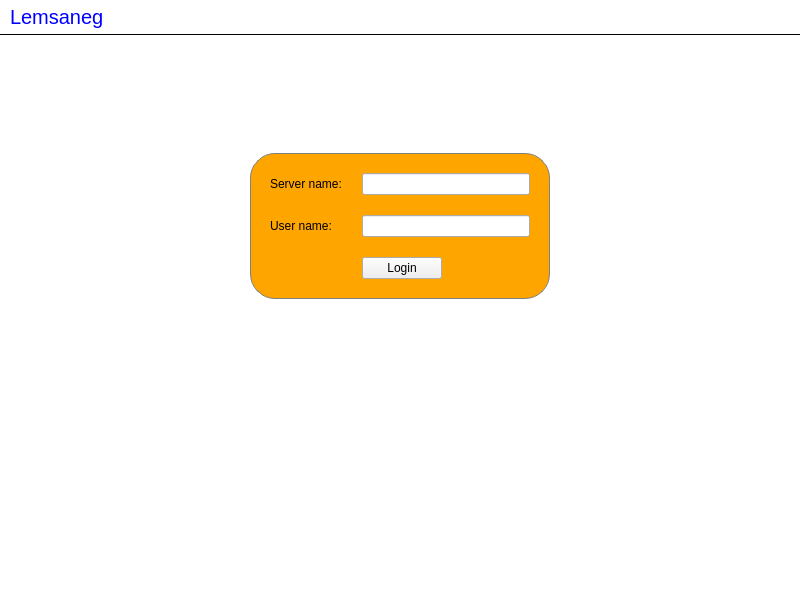
<ui version="4.0" >
 <class>MainWindow</class>
 <widget class="QMainWindow" name="Secure Chat Application" >
  <property name="geometry" >
   <rect>
    <x>0</x>
    <y>0</y>
    <width>800</width>
    <height>600</height>
   </rect>
  </property>
  <property name="windowTitle" >
   <string>Secure Chat Application</string>
  </property>
  <property name="styleSheet" >
   <string notr="true" >#titleLabel {
background: white;
color: blue;
font-size: 20px;
border: none;
border-bottom:  1px solid black;
padding: 5px;
}

#mainFrame {
border: none;
background: white;
}

#loginFrame {
background: qlineargradient(x1: 0, y1: 0, x2: 0, y2: 1, stop: 0 orange, stop: 1 orange);
border: 1px solid gray;
padding: 10px;
border-radius: 25px;
}</string>
  </property>
  <widget class="QWidget" name="centralwidget" >
   <layout class="QVBoxLayout" name="verticalLayout" >
    <property name="spacing" >
     <number>0</number>
    </property>
    <property name="margin" >
     <number>0</number>
    </property>
    <item>
     <widget class="QLabel" name="titleLabel" >
      <property name="sizePolicy" >
       <sizepolicy vsizetype="Fixed" hsizetype="Preferred" >
        <horstretch>0</horstretch>
        <verstretch>0</verstretch>
       </sizepolicy>
      </property>
      <property name="text" >
       <string>Lemsaneg</string>
      </property>
     </widget>
    </item>
    <item>
     <widget class="QFrame" name="mainFrame" >
      <property name="frameShape" >
       <enum>QFrame::StyledPanel</enum>
      </property>
      <layout class="QVBoxLayout" name="verticalLayout_2" >
       <item>
        <widget class="QStackedWidget" name="stackedWidget" >
         <property name="currentIndex" >
          <number>1</number>
         </property>
         <widget class="QWidget" name="chatPage" >
          <layout class="QGridLayout" name="gridLayout" >
           <item row="0" column="0" >
            <widget class="QTextEdit" name="roomTextEdit" >
             <property name="readOnly" >
              <bool>true</bool>
             </property>
            </widget>
           </item>
           <item row="0" column="1" colspan="2" >
            <widget class="QListWidget" name="userListWidget" />
           </item>
           <item row="1" column="0" colspan="2" >
            <widget class="QLineEdit" name="sayLineEdit" />
           </item>
           <item row="1" column="2" >
            <widget class="QPushButton" name="sayButton" >
             <property name="sizePolicy" >
              <sizepolicy vsizetype="Fixed" hsizetype="Fixed" >
               <horstretch>0</horstretch>
               <verstretch>0</verstretch>
              </sizepolicy>
             </property>
             <property name="maximumSize" >
              <size>
               <width>50</width>
               <height>16777215</height>
              </size>
             </property>
             <property name="text" >
              <string>Send</string>
             </property>
            </widget>
           </item>
          </layout>
         </widget>
         <widget class="QWidget" name="loginPage" >
          <layout class="QGridLayout" name="gridLayout_3" >
           <item row="0" column="1" >
            <spacer name="verticalSpacer" >
             <property name="orientation" >
              <enum>Qt::Vertical</enum>
             </property>
             <property name="sizeType" >
              <enum>QSizePolicy::Fixed</enum>
             </property>
             <property name="sizeHint" stdset="0" >
              <size>
               <width>20</width>
               <height>100</height>
              </size>
             </property>
            </spacer>
           </item>
           <item row="1" column="0" >
            <spacer name="horizontalSpacer" >
             <property name="orientation" >
              <enum>Qt::Horizontal</enum>
             </property>
             <property name="sizeHint" stdset="0" >
              <size>
               <width>223</width>
               <height>20</height>
              </size>
             </property>
            </spacer>
           </item>
           <item row="1" column="1" >
            <widget class="QFrame" name="loginFrame" >
             <property name="sizePolicy" >
              <sizepolicy vsizetype="Fixed" hsizetype="Fixed" >
               <horstretch>0</horstretch>
               <verstretch>0</verstretch>
              </sizepolicy>
             </property>
             <property name="minimumSize" >
              <size>
               <width>300</width>
               <height>0</height>
              </size>
             </property>
             <property name="frameShape" >
              <enum>QFrame::StyledPanel</enum>
             </property>
             <layout class="QGridLayout" name="gridLayout_2" >
              <property name="spacing" >
               <number>20</number>
              </property>
              <item row="0" column="0" >
               <widget class="QLabel" name="label" >
                <property name="text" >
                 <string>Server name:</string>
                </property>
               </widget>
              </item>
              <item row="0" column="1" >
               <widget class="QLineEdit" name="serverLineEdit" />
              </item>
              <item row="1" column="0" >
               <widget class="QLabel" name="label_2" >
                <property name="text" >
                 <string>User name:</string>
                </property>
               </widget>
              </item>
              <item row="1" column="1" >
               <widget class="QLineEdit" name="userLineEdit" />
              </item>
              <item row="2" column="1" >
               <widget class="QPushButton" name="loginButton" >
                <property name="sizePolicy" >
                 <sizepolicy vsizetype="Fixed" hsizetype="Fixed" >
                  <horstretch>0</horstretch>
                  <verstretch>0</verstretch>
                 </sizepolicy>
                </property>
                <property name="text" >
                 <string>Login</string>
                </property>
               </widget>
              </item>
             </layout>
            </widget>
           </item>
           <item row="1" column="2" >
            <spacer name="horizontalSpacer_2" >
             <property name="orientation" >
              <enum>Qt::Horizontal</enum>
             </property>
             <property name="sizeHint" stdset="0" >
              <size>
               <width>223</width>
               <height>20</height>
              </size>
             </property>
            </spacer>
           </item>
           <item row="2" column="1" >
            <spacer name="verticalSpacer_2" >
             <property name="orientation" >
              <enum>Qt::Vertical</enum>
             </property>
             <property name="sizeHint" stdset="0" >
              <size>
               <width>20</width>
               <height>267</height>
              </size>
             </property>
            </spacer>
           </item>
          </layout>
         </widget>
        </widget>
       </item>
      </layout>
     </widget>
    </item>
   </layout>
  </widget>
 </widget>
 <tabstops>
  <tabstop>serverLineEdit</tabstop>
  <tabstop>userLineEdit</tabstop>
  <tabstop>loginButton</tabstop>
  <tabstop>roomTextEdit</tabstop>
  <tabstop>userListWidget</tabstop>
  <tabstop>sayLineEdit</tabstop>
  <tabstop>sayButton</tabstop>
 </tabstops>
 <resources/>
 <connections>
  <connection>
   <sender>sayLineEdit</sender>
   <signal>returnPressed()</signal>
   <receiver>sayButton</receiver>
   <slot>animateClick()</slot>
   <hints>
    <hint type="sourcelabel" >
     <x>331</x>
     <y>564</y>
    </hint>
    <hint type="destinationlabel" >
     <x>768</x>
     <y>570</y>
    </hint>
   </hints>
  </connection>
  <connection>
   <sender>serverLineEdit</sender>
   <signal>returnPressed()</signal>
   <receiver>userLineEdit</receiver>
   <slot>setFocus()</slot>
   <hints>
    <hint type="sourcelabel" >
     <x>391</x>
     <y>188</y>
    </hint>
    <hint type="destinationlabel" >
     <x>470</x>
     <y>238</y>
    </hint>
   </hints>
  </connection>
  <connection>
   <sender>userLineEdit</sender>
   <signal>returnPressed()</signal>
   <receiver>loginButton</receiver>
   <slot>animateClick()</slot>
   <hints>
    <hint type="sourcelabel" >
     <x>417</x>
     <y>239</y>
    </hint>
    <hint type="destinationlabel" >
     <x>389</x>
     <y>275</y>
    </hint>
   </hints>
  </connection>
 </connections>
</ui>
